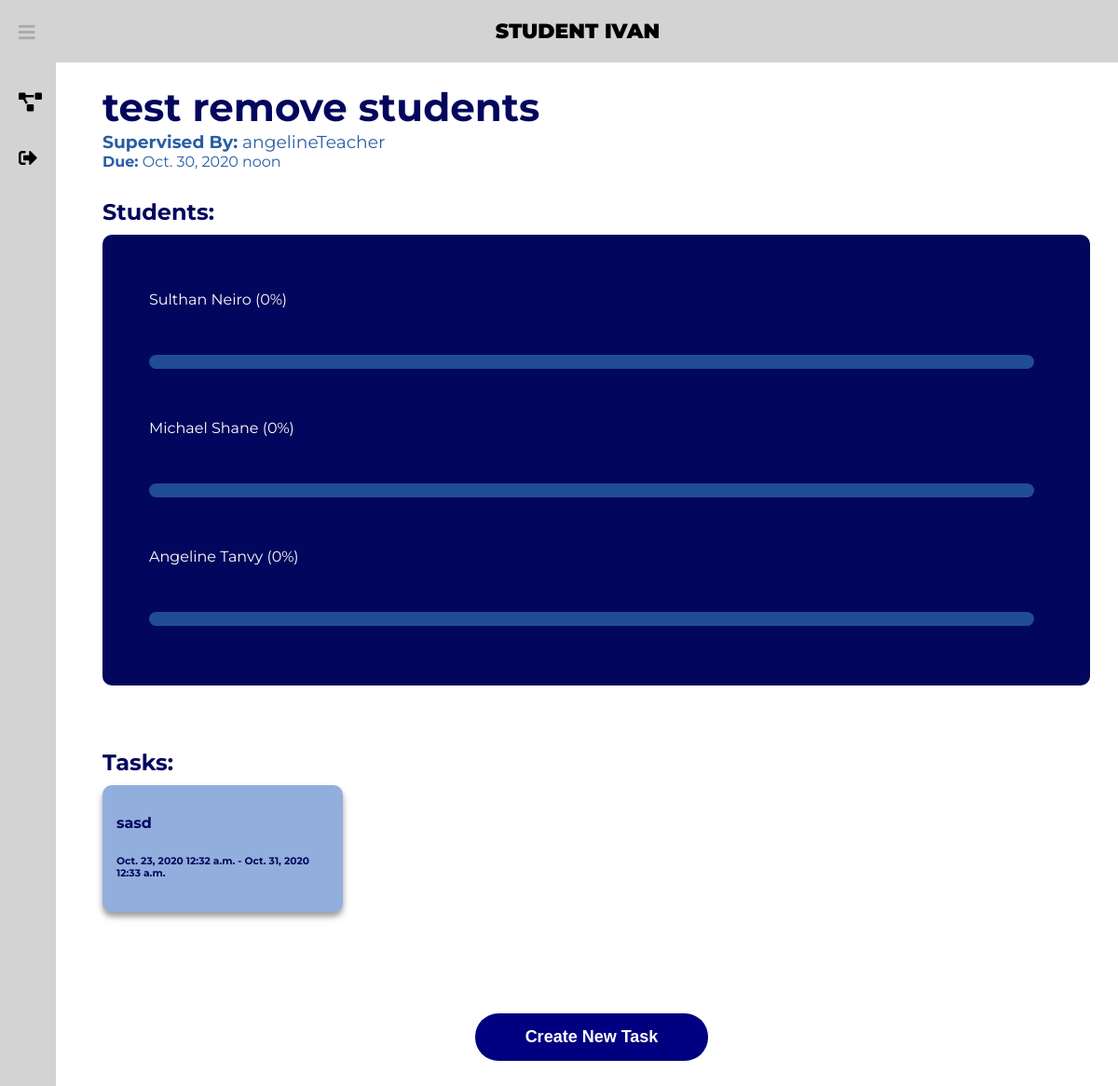
The page /dashboard/project-info/17/ (signed in) on the database its author committed.
### projects/models.py (models this page shows, shortened)
class Project(models.Model):
    title = models.CharField(max_length=100)
    due_date = models.DateField()
    due_time = models.TimeField()
    supervisor = models.ForeignKey(User, default=None, on_delete=models.SET_DEFAULT)
    class Meta:
        constraints = [models.UniqueConstraint(fields=['title', 'supervisor'], name="unique title")]
        verbose_name = "Project"

class Task(models.Model):
    taskname = models.CharField(max_length=50)
    taskdesc = models.TextField(max_length=500)
    sourceproject = models.ForeignKey(Project, default=None, on_delete=models.CASCADE)
    task_done = models.BooleanField(default=False)
    start_date = models.DateField(default=None)
    start_time = models.TimeField(default=None)
    due_date = models.DateField(default=None)
    due_time = models.TimeField(default=None)
    difficulty = models.PositiveIntegerField(default=1)
    class Meta:
        verbose_name = "Task"
    def __str__(self):
        return str(self.taskname)

### projects/views.py (the view)
# urls.py: path('dashboard/project-info/<int:project>/', project_views.project_info, name='project-info'),
@login_required(login_url="/signin")
def project_info(response, project):
    student_names = []
    students = []
    times = []
    prop = []
    project = Project.objects.filter(pk=project)[0]
    projectStudents = ProjectStudents.objects.filter(project=project)
    tasks = Task.objects.filter(sourceproject=project.id)
    if response.user.is_staff:
        AccountType = "Teacher"
    else:
        AccountType = "Student"
    if len(projectStudents) > 0:
        for i in projectStudents:
            student_names.append(i.student.get_full_name())
            students.append(i.student)
    for student in students:
        total_time = 0
        studentTasks = TaskStudents.objects.filter(student=student)
        for studentTask in studentTasks:
            task = studentTask.task
            if task.sourceproject == project:
                total_time += studentTask.time * task.difficulty * 0.2
        times.append(total_time)
    total_time = sum(times)
    for i in range(len(times)):
        if total_time > 0:
            prop.append(round(times[i] / total_time * 100, 2))
        else:
            prop.append(0)
    for i in range(len(student_names)):
        student_names[i] = student_names[i] + " (" + str(prop[i]) + "%)"
    data = zip(student_names, prop)
    arg = {"FirstName": response.user.first_name.capitalize,
           "FullName": response.user.get_full_name,
           "Project": project,
           "Data": data,
           "AccountType": AccountType,
           "Tasks": tasks,
           "checkTeacher": response.user.is_staff
           }
    response.session['project_id'] = project.title
    response.session['project_redirect'] = project.id
    r = close_project(response, project.id)
    if r:
        return redirect('/dashboard')
    return render(response, "ProjectInfo.html", arg)

### projects/views.py (called while the page is built)
@login_required(login_url="/signin")
def close_project(response, project):
    project = Project.objects.filter(pk=project)[0]
    curr = Project.objects.filter(id=project.id)[0]
    retVal = False
    if response.method == 'GET':
        if response.GET.get('yesbtn'):
            curr.delete()
            retVal = True
    return retVal

### projects/templates/ProjectInfo.html (shortened to what this page needs)
<!DOCTYPE html>
<html lang="en">
{% extends 'newbase.html' %}
{% load static %}
{% block content %}
<body>
<link rel="stylesheet" type="text/css" href="{% static 'projectinfo/projectinfo.css' %}">
{% block header %} {{ AccountType }} {{ FirstName }} {% endblock %}
<div class="container">
    <div class="Project">
        <h1 id="projectTitle"><a>{{ Project.title }}</a></h1>
        <h3 id ="projectDesc"><b>Supervised By:</b> {{ Project.supervisor }}</h3>
        <h4 id ="projectDesc"><b>Due:</b> {{ Project.due_date }} {{ Project.due_time }}</h4>
        <h4 id="subtitle">Students:</h4>
        <div class = "studentContribution">
            {% for student, time in Data %}
            <ul>
                <li>{{student}}</li>
                <li id="percentBar"><div class="movingBar" style="width: calc(100% * {{time}} / 105);"></div>|</li>
            </ul>
            {% endfor %}
        </div>
        <br><br>
        <h3 id="subtitle"> Tasks: </h3>
        <div class="grid-container">
        {% for t in Tasks %}
            <a id="box" href="/dashboard/task-info/{{ t.id }}/">
                <div class="grid-item">
                    <h4>{{ t }}</h4>
                    <h6>{{ t.start_date }} {{ t.start_time }} - {{ t.due_date }} {{ t.due_time }}</h6>
                </div>
            </a>
        {% endfor %}
        </div>
        {% if checkTeacher == False %}
            <div class="button-center">
                <button id = "create-task" onclick="location.href = '/dashboard/create-task/'">
                    Create New Task
                </button>
            </div>
        {% endif %}
    </div>
</div>
</body>
{% endblock %}

### main/static/newbase/newbase.css (style rules this page uses)
body { margin: 0; padding: 0; font-family: Roboto, sans-serif; }

### projects/static/projectinfo/projectinfo.css (style rules this page uses)
.container { margin-top: 70px; margin-left: 300px; }
body { font-family: 'Montserrat', sans-serif; color: rgba(2, 7, 93, 1); }
#projectTitle { font-weight: bold; font-size: 42px; margin: 0 0 0 0; }
#projectDesc { font-weight: 400; margin: 0 0 0 0; color: rgba(40, 94, 164, 1); }
.studentContribution { background-color: rgba(2, 7, 93, 1); margin: 0 30px 0 0; padding: 10px 10px 10px 10px; border-radius: 10px; }
#subtitle { font-size: 24px; margin: 30px 0px 10px 0px; }
li { color: white; position: relative; margin: 50px 0; list-style: none; }
#percentBar { color: rgba(2, 7, 93, 1); }
#percentBar:before { content:" "; position: absolute; left: 0; width: 95%; height: 15px; background-color: rgba(40, 94, 164, 0.8); border-radius: 1000px; }
.grid-container { display: grid; max-width: 100%; grid-column-gap: 10px; grid-row-gap: 10px; margin: 0 30px 200px 0; }
.grid-item { background-color: rgba(146, 174, 221,1); box-shadow: 0 5px 5px 0 rgba(0,0,0,0.24), 0 5px 10px 0 rgba(0,0,0,0.19); padding : 10px 15px 10px 15px; border-radius: 10px; margin: 0 0 0 0; }
@media (min-width: 600px) { .grid-container { grid-template-columns: repeat(2, 1fr); } }
@media (min-width: 900px) { .grid-container { grid-template-columns: repeat(3, 1fr); } }
@media (min-width: 1200px) { .grid-container { grid-template-columns: repeat(4, 1fr); } }
#box { text-decoration:none; color: rgba(2, 7, 93, 1); }
button { text-align: center; padding: 15px 0px 15px 0px; margin: 5px 5px 5px 5px; width: 250px; font-size: 18px; font-family: Arial; font-weight: bold; border-radius: 25px; cursor: pointer; transition-duration: 0.4s; border: 0px; }
.button-center { text-align: center; }
#create-task { background-color: navy; color: white; bottom: 3%; left: 50%; margin-left: -90px; position: fixed; }

### rows shown on the page
Project: title "test remove students", supervisor "angelineTeacher", due_date "Oct. 30, 2020", due_time "noon"
Task: taskname "sasd", start_date "Oct. 23, 2020", start_time "12:32 a.m.", due_date "Oct. 31, 2020", due_time "12:33 a.m."

### other values the page prints
{{ AccountType }} "STUDENT"
{{ FirstName }} "IVAN"
{{ student }} "Sulthan Neiro (0%)" "Michael Shane (0%)" "Angeline Tanvy (0%)"
